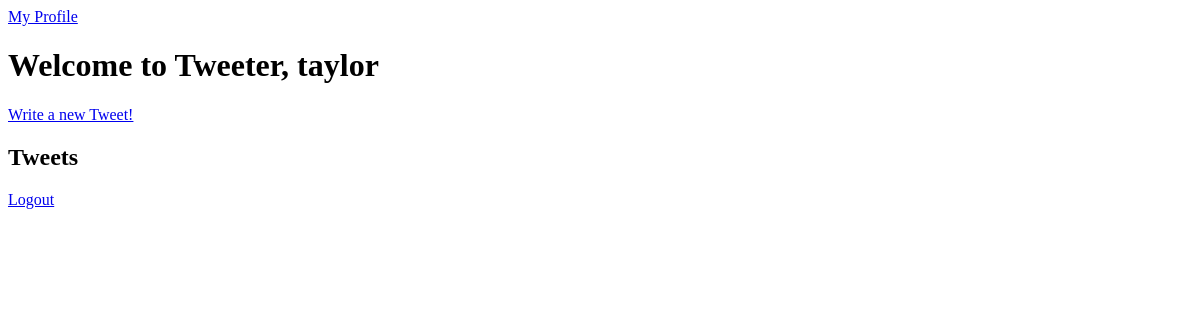
The app's page / (signed in), older data.
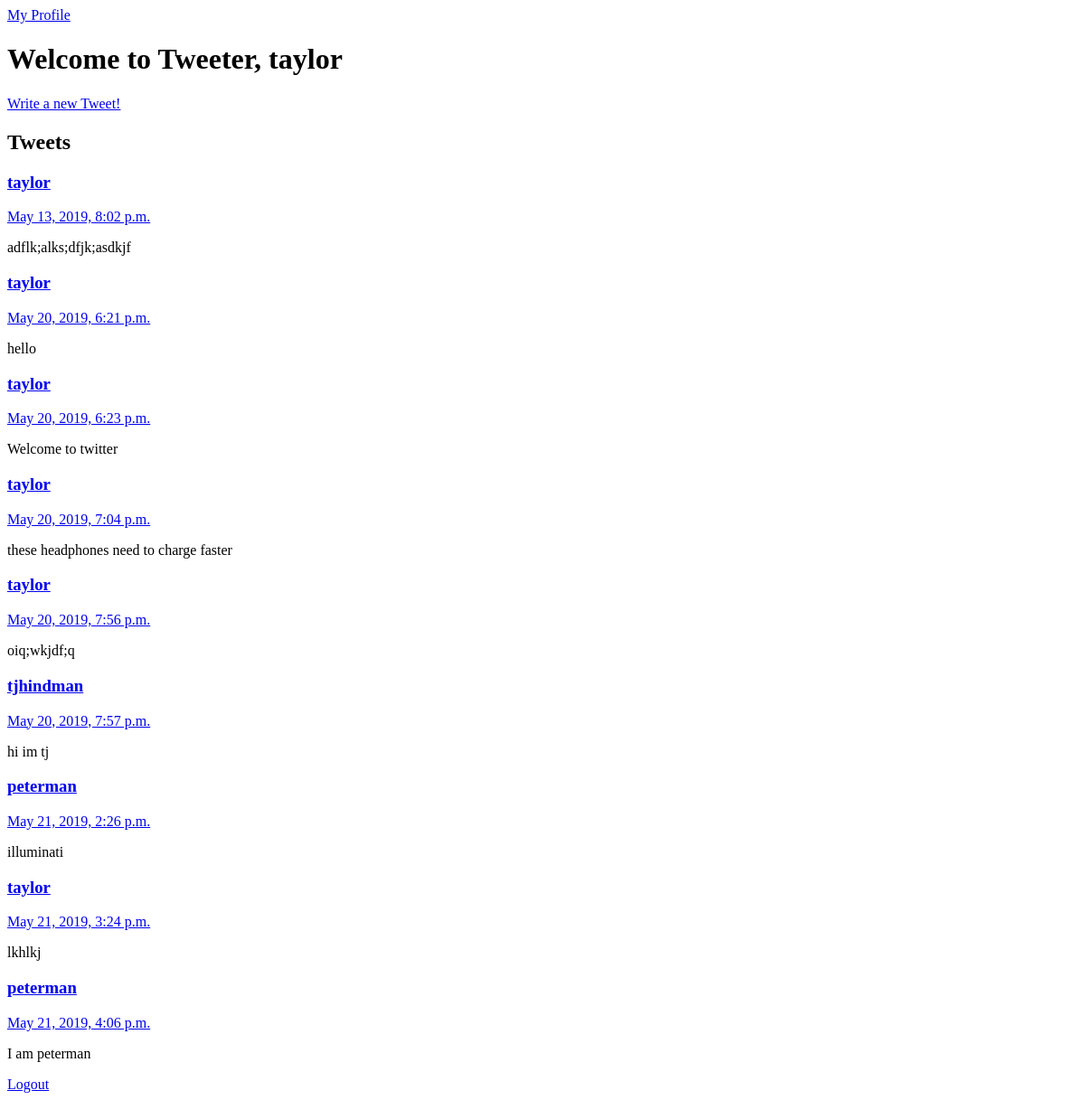
The same page, newer data.
### tweeter/models.py (models this page shows)
class Tweet(models.Model):
    body = models.TextField(max_length=140)
    author = models.ForeignKey(TweeterUser, on_delete=models.CASCADE)
    created_date = models.DateTimeField(default=now, editable=False)

class TweeterUser(models.Model):
    name = models.TextField(max_length=30, default='no name provided')
    user = models.OneToOneField(User, on_delete=models.CASCADE)
    following = models.ManyToManyField('self', blank=True, symmetrical=False)

### tweeter/views.py (the view)
# urls.py: path('', views.home_page, name='home'),
@login_required(login_url="/login")
def home_page(request, *args, **kwargs):
    tweets = Tweet.objects.all()
    return render(request, 'home.html', {'tweets': tweets})

### tweeter/templates/home.html (shortened to what this page needs)
<!DOCTYPE html>
<html lang="en">
<head>
</head>
<body>
    <a href='/userpage/{{ request.user.tweeteruser.name }}'>My Profile</a>
    <h1>Welcome to Tweeter, {{ user }}</h1>
    <a href='/newtweet'>Write a new Tweet!</a>
    <h2>Tweets</h2>
    {% for tweet in tweets %}
        <h3><a href='/userpage/{{ tweet.author.name }}'>{{ tweet.author.user }}</a></h3>
        <p><a href='/tweet/{{ tweet.id }}'>{{ tweet.created_date }}</a></p>
        <p>{{ tweet.body }}</p>
    {% endfor %}
    <a href='/logout'>Logout</a>
</body>
</html>

Row changes from the older to the newer data that the page shows:
added Tweet: author.user "taylor", created_date "May 13, 2019, 8:02 p.m.", body "adflk;alks;dfjk;asdkjf"
added Tweet: author.user "taylor", created_date "May 20, 2019, 6:21 p.m.", body "hello"
added Tweet: author.user "taylor", created_date "May 20, 2019, 6:23 p.m.", body "Welcome to twitter"
added Tweet: author.user "taylor", created_date "May 20, 2019, 7:04 p.m.", body "these headphones need to charge faster"
added Tweet: author.user "taylor", created_date "May 20, 2019, 7:56 p.m.", body "oiq;wkjdf;q"
added Tweet: author.user "tjhindman", created_date "May 20, 2019, 7:57 p.m.", body "hi im tj"
added Tweet: author.user "peterman", created_date "May 21, 2019, 2:26 p.m.", body "illuminati"
added Tweet: author.user "taylor", created_date "May 21, 2019, 3:24 p.m.", body "lkhlkj"
added Tweet: author.user "peterman", created_date "May 21, 2019, 4:06 p.m.", body "I am peterman"
